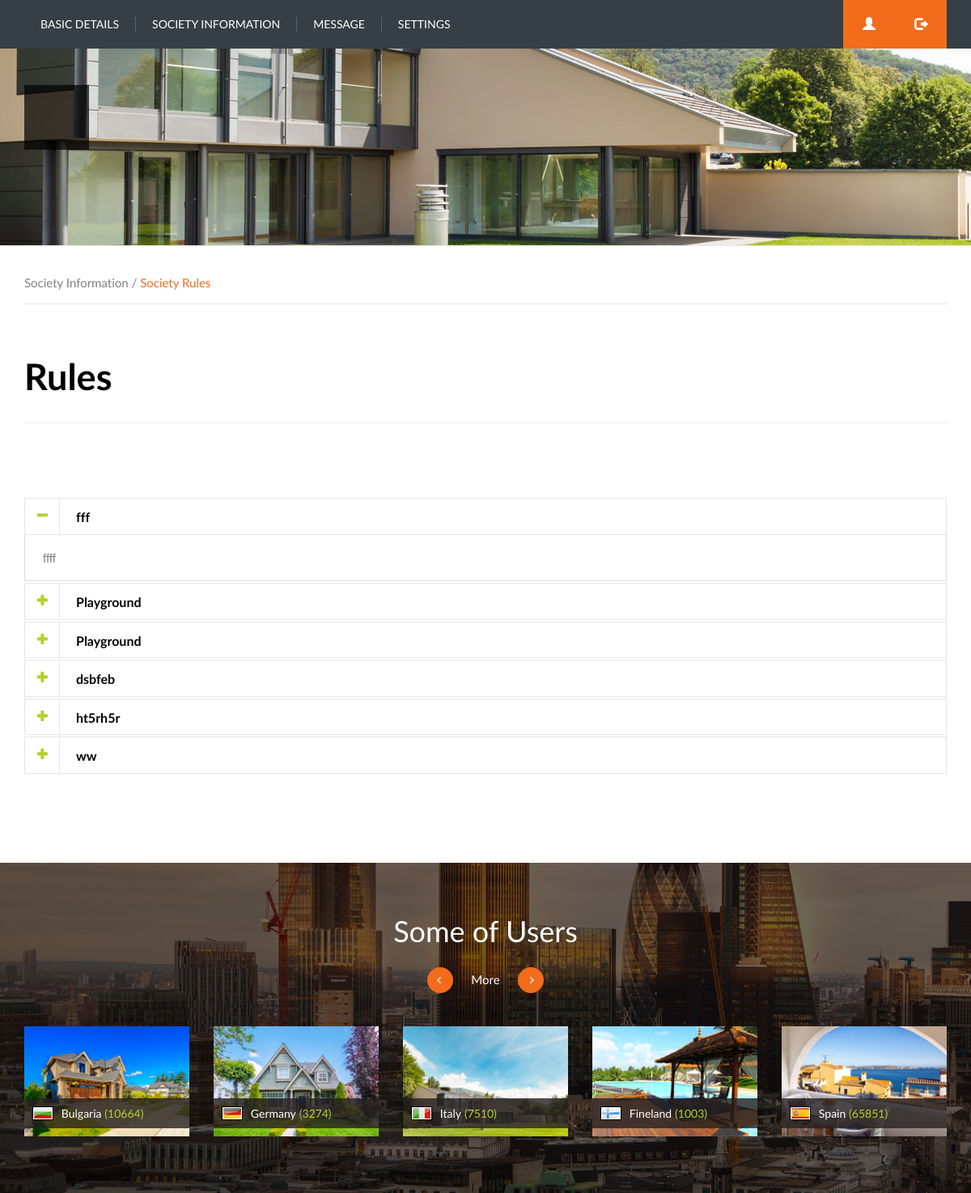
Screenshot of /rules.php (signed in) with the database file from the repository.
### tables this page shows
CREATE TABLE `rules` (
  `Id` int(255) NOT NULL,
  `Society_Code` int(255) NOT NULL,
  `Rule_Type` text NOT NULL,
  `Society_Rule` text NOT NULL
);

### rules.php (the view, shortened to what this page needs)
<?php
	require('dbconnect.php');
	$Scode = $_SESSION['Scode'];
	$sql = "SELECT * FROM rules WHERE Society_Code='$Scode' ";
	$result = mysqli_query($conn,$sql);
?>
<!DOCTYPE html>
<html>
<head>
	<link rel="stylesheet" type="text/css" media="screen" href="css/lib/bootstrap/bootstrap.min.css">
	<link rel="stylesheet" type="text/css" media="screen" href="fonts/font-awesome-4.4.0/css/font-awesome.min.css">
	<link rel="stylesheet" type="text/css" media="screen" href="vendors/jquery-ui-1.11.4/jquery-ui.min.css">
	<link rel="stylesheet" type="text/css" media="screen" href="vendors/jcarousel/css/jquery.jcarousel.css">
	<link rel="stylesheet" type="text/css" media="screen" href="css/style.css" />
</head>
<body>
	<?php
		require('header-user.php');
	?>
	<div class="home-banner style-4">
    <div class="container">
      <div class="banner-content">
        <div class="banner-message">
        </div>
      </div>
    </div>
      <br>
    <div class="container">
      <div class="row">
        <div class="col-sm-12">
          <div class="breadcrumbs">
            <span class="clickable"><a href="index.html">Society Information</a></span>
            <span class="delimiter">/</span>
            <span class="active-page">Society Rules</span>
          </div>
        </div>
      </div>
    </div>
	<br><br>
	<div id="content" class="container-fluid">
		<div class="container">
			<h2>Rules</h2><hr>
			<div class="empty-space"></div>
			<div class="row">
				<div class="col-sm-8">
					<div class="container">
						<div class="row">
							<div class="col-sm-12">
								<div class="accordion-control style1">
									<?php
										while($row = mysqli_fetch_assoc($result))
										{
											?>
												<h3><?php echo $row['Rule_Type'];?></h3>
												<div>
													<p><?php echo $row['Society_Rule'];?></p>
												</div>
											<?php
										}
									?>
								</div>
							</div>
						</div>
						<div class="row">
							<div class="col-sm-12">
								<div class="empty-space"></div>
							</div>
						</div>
					</div>
				</div>
			</div>
		</div>
	</div>
	<br><br>
  		<?php
    		require('some-users.php');
  		?>
	</body>
</html>

### rows the page displays
rules: Rule_Type "fff", Society_Rule "ffff"
rules: Rule_Type "Playground"
rules: Rule_Type "Playground"
rules: Rule_Type "dsbfeb"
rules: Rule_Type "ht5rh5r"
rules: Rule_Type "ww"
